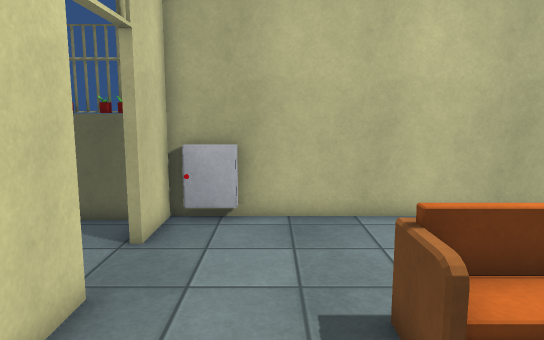
view 1 (above)

14 first-person views from a walk through a Unity game level. The camera is 1.5 m above the floor, tilts 8° down and sees 70° across. The floor is counted in squares, 0.5 m on a side. Each view is taken from the middle of a square. On the plan, view 1 faces up. The plan holds only what a view shows up to about 20 squares ahead; the rest is blank. The place goes on beyond the plan. The player is left out. Surface patterns are stand-ins for the level's own textures.

view 2
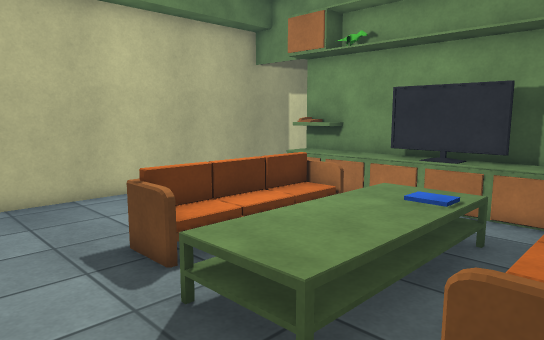

view 3
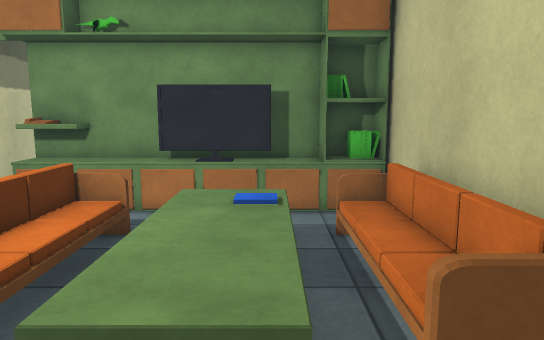

view 4
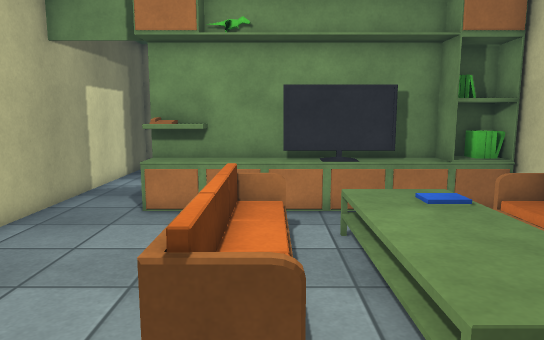

view 5
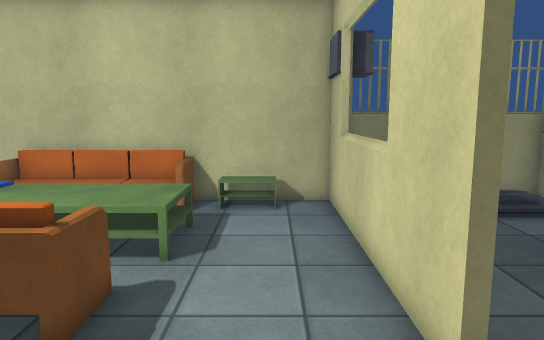

view 6
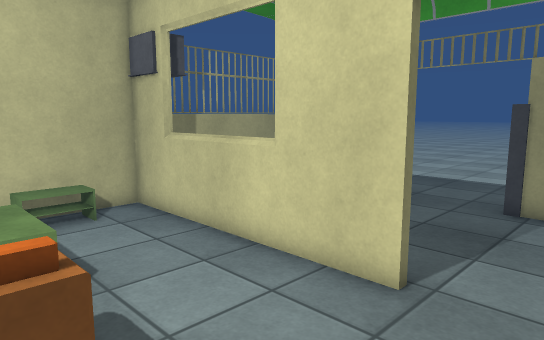

view 7
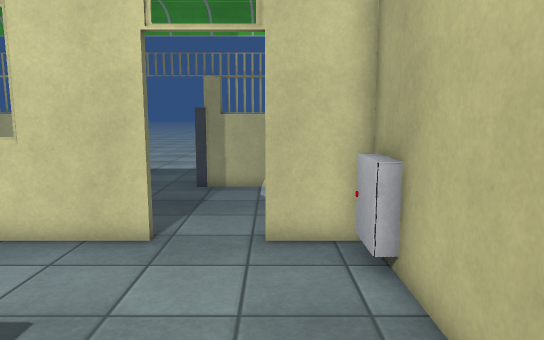

view 8
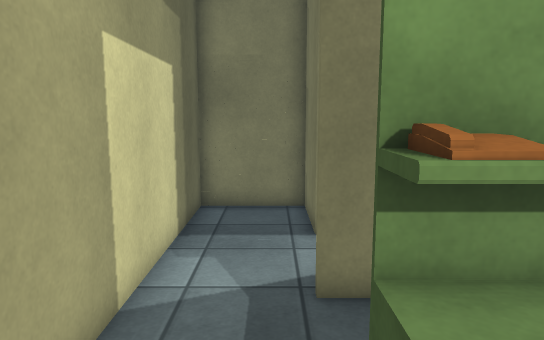

view 9
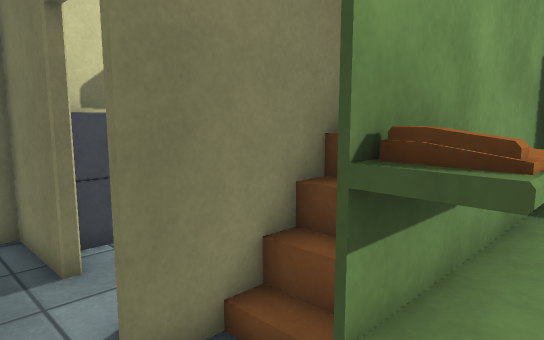

view 10
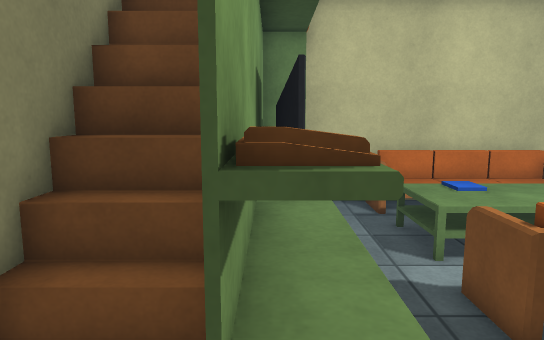

view 11
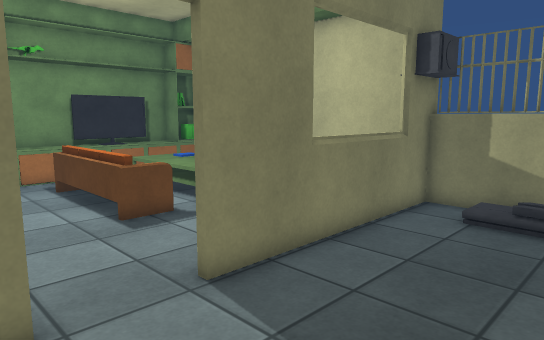

view 12
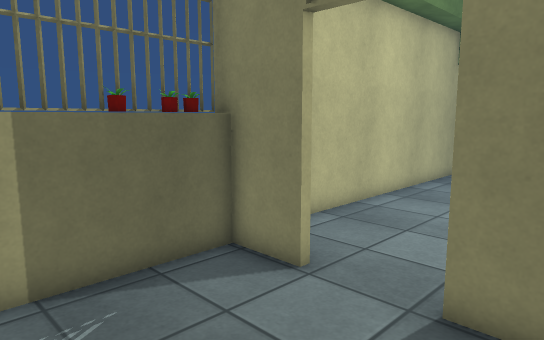

view 13
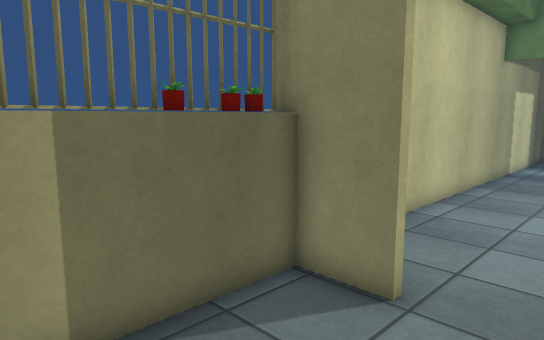

view 14
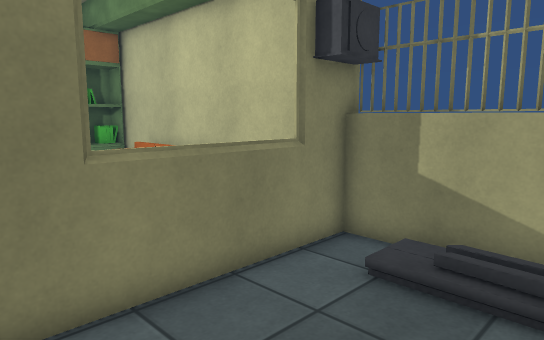

### Floor plan
Key: @ floor where view 1 was taken; # wall or solid block; . main floor; : floor 0.25 m higher than the main floor; + floor 0.5 m higher than the main floor; * floor 1 m higher than the main floor; / step, stairs or slope; = window, fence, low wall or low ledge; ^ raised ledge; H house; F flowerpot; R fridge; O other object.
Columns run from 9 left of view 1 to 21 right of it. Each row starts with its distance up from view 1.
 12  HHHHHH
 11  HHFFFH##HHHHHHHHHHHHHHHHHHHHH#
 10 ......H.......................#
  9 ......H.......................#
  8 ...................#=..H ..HHH#
  7 ...................=#..H ...R
  6 ......H............^#OOH    R
  5 ......H....******..^#OOH
  4 ......H....++++++=.^#OOH
  3 ......H............^#OOH
  2  .....H...^^^^^^^..^# =#
  1  .....H...^^^^^^^..^#
  0  .....H..@^^^^^^^..=#
 -1 ////..H............^^
 -2 /://..H....++++++=.=#
 -3 HHHHHHH.OO.*****==.=#
 -4 HHHHHHHHHHHHHHHHHHHHH

Positions as (right, up) in squares from view 1, and headings:
1: (0, 0), facing up
2: (-2, -3), facing up-right
3: (-2, 0), facing right
4: (-2, 4), facing right
5: (-1, 10), facing down
6: (3, 9), facing down-left
7: (6, 9), facing left
8: (8, 9), facing right
9: (10, 10), facing down-right
10: (11, 10), facing down
11: (-9, 10), facing down-right
12: (-9, 4), facing up-right
13: (-9, 6), facing up-right
14: (-9, 5), facing down-right
